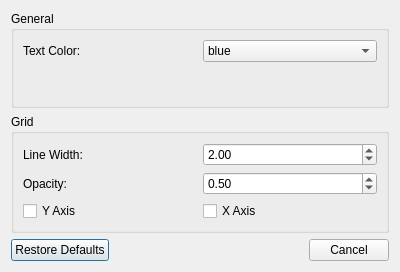
<?xml version="1.0" encoding="UTF-8"?>
<ui version="4.0">
 <class>Dialog</class>
 <widget class="QDialog" name="Dialog">
  <property name="geometry">
   <rect>
    <x>0</x>
    <y>0</y>
    <width>400</width>
    <height>272</height>
   </rect>
  </property>
  <property name="windowTitle">
   <string>Dialog</string>
  </property>
  <layout class="QGridLayout" name="gridLayout">
   <item row="0" column="0">
    <widget class="QGroupBox" name="groupBox_2">
     <property name="title">
      <string>General</string>
     </property>
     <layout class="QVBoxLayout" name="verticalLayout_2">
      <item>
       <layout class="QHBoxLayout" name="horizontalLayout_3">
        <item>
         <widget class="QLabel" name="label">
          <property name="text">
           <string>Text Color:</string>
          </property>
         </widget>
        </item>
        <item>
         <widget class="QComboBox" name="combobox_text_color">
          <item>
           <property name="text">
            <string>blue</string>
           </property>
          </item>
          <item>
           <property name="text">
            <string>orange</string>
           </property>
          </item>
          <item>
           <property name="text">
            <string>red</string>
           </property>
          </item>
          <item>
           <property name="text">
            <string>white</string>
           </property>
          </item>
          <item>
           <property name="text">
            <string>yellow</string>
           </property>
          </item>
         </widget>
        </item>
       </layout>
      </item>
      <item>
       <spacer name="verticalSpacer">
        <property name="orientation">
         <enum>Qt::Vertical</enum>
        </property>
        <property name="sizeHint" stdset="0">
         <size>
          <width>20</width>
          <height>40</height>
         </size>
        </property>
       </spacer>
      </item>
     </layout>
    </widget>
   </item>
   <item row="1" column="0">
    <widget class="QGroupBox" name="groupBox">
     <property name="title">
      <string>Grid</string>
     </property>
     <layout class="QVBoxLayout" name="verticalLayout">
      <item>
       <layout class="QHBoxLayout" name="horizontalLayout_2">
        <item>
         <widget class="QLabel" name="label_2">
          <property name="text">
           <string>Line Width:</string>
          </property>
         </widget>
        </item>
        <item>
         <widget class="QDoubleSpinBox" name="doubles_spinbox_line_width">
          <property name="maximum">
           <double>10.000000000000000</double>
          </property>
          <property name="value">
           <double>2.000000000000000</double>
          </property>
         </widget>
        </item>
       </layout>
      </item>
      <item>
       <layout class="QHBoxLayout" name="horizontalLayout_4">
        <item>
         <widget class="QLabel" name="label_3">
          <property name="text">
           <string>Opacity:</string>
          </property>
         </widget>
        </item>
        <item>
         <widget class="QDoubleSpinBox" name="double_spinbox_opacity">
          <property name="maximum">
           <double>1.000000000000000</double>
          </property>
          <property name="singleStep">
           <double>0.100000000000000</double>
          </property>
          <property name="value">
           <double>0.500000000000000</double>
          </property>
         </widget>
        </item>
       </layout>
      </item>
      <item>
       <layout class="QHBoxLayout" name="horizontalLayout">
        <item>
         <widget class="QCheckBox" name="checkbox_y">
          <property name="text">
           <string>Y Axis</string>
          </property>
         </widget>
        </item>
        <item>
         <widget class="QCheckBox" name="checkbox_x">
          <property name="text">
           <string>X Axis</string>
          </property>
         </widget>
        </item>
       </layout>
      </item>
     </layout>
    </widget>
   </item>
   <item row="2" column="0">
    <widget class="QDialogButtonBox" name="buttonBox">
     <property name="orientation">
      <enum>Qt::Horizontal</enum>
     </property>
     <property name="standardButtons">
      <set>QDialogButtonBox::Cancel|QDialogButtonBox::RestoreDefaults</set>
     </property>
    </widget>
   </item>
  </layout>
  <zorder>buttonBox</zorder>
  <zorder>combobox_text_color</zorder>
  <zorder>label</zorder>
  <zorder>doubles_spinbox_line_width</zorder>
  <zorder>groupBox</zorder>
  <zorder>label_2</zorder>
  <zorder>label_3</zorder>
  <zorder>double_spinbox_opacity</zorder>
  <zorder>double_spinbox_opacity</zorder>
  <zorder>groupBox_2</zorder>
 </widget>
 <resources/>
 <connections>
  <connection>
   <sender>buttonBox</sender>
   <signal>accepted()</signal>
   <receiver>Dialog</receiver>
   <slot>accept()</slot>
   <hints>
    <hint type="sourcelabel">
     <x>248</x>
     <y>254</y>
    </hint>
    <hint type="destinationlabel">
     <x>157</x>
     <y>274</y>
    </hint>
   </hints>
  </connection>
  <connection>
   <sender>buttonBox</sender>
   <signal>rejected()</signal>
   <receiver>Dialog</receiver>
   <slot>reject()</slot>
   <hints>
    <hint type="sourcelabel">
     <x>316</x>
     <y>260</y>
    </hint>
    <hint type="destinationlabel">
     <x>286</x>
     <y>274</y>
    </hint>
   </hints>
  </connection>
 </connections>
</ui>
